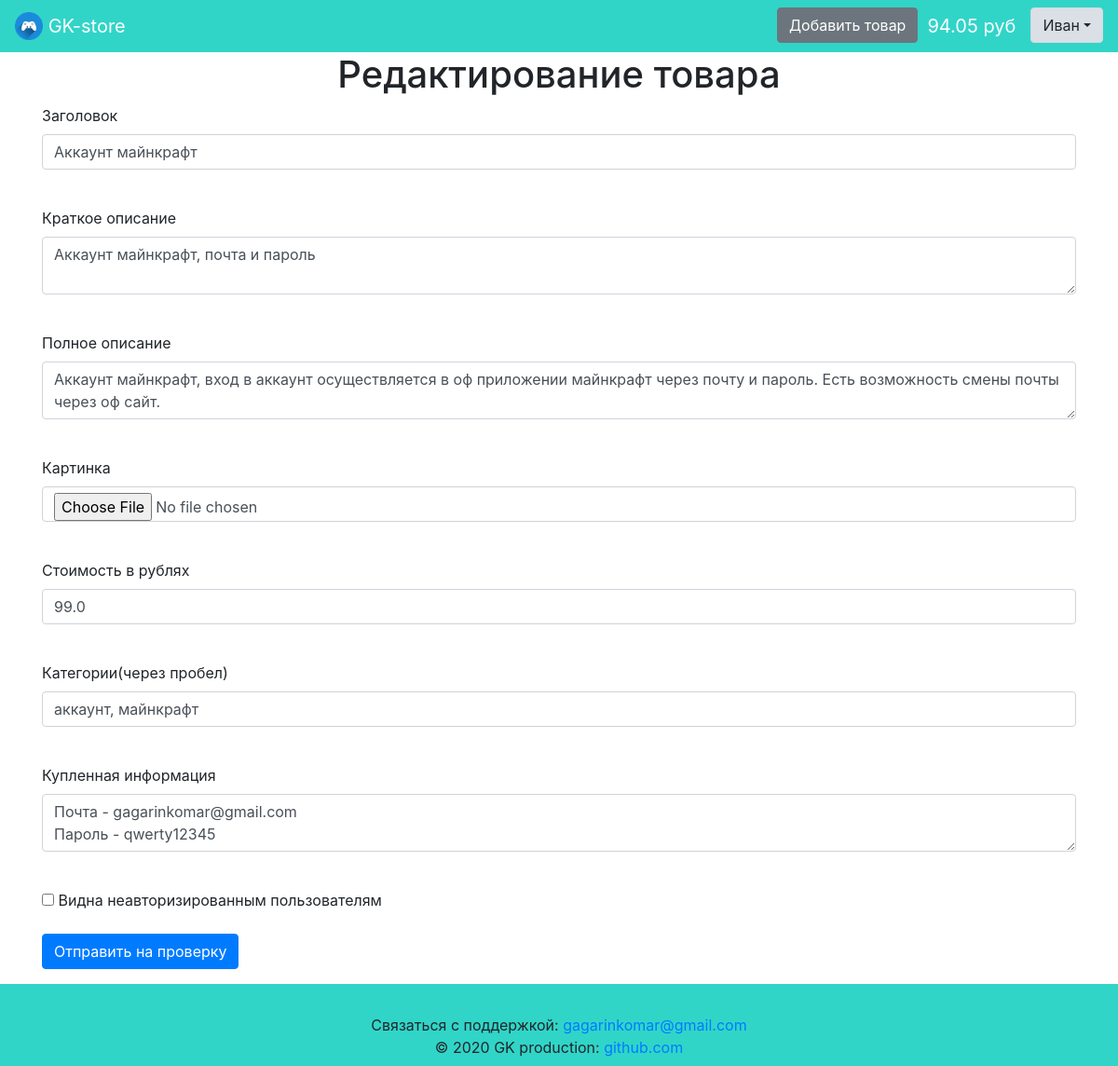
The page /product/1 (signed in) on the database as committed earlier.
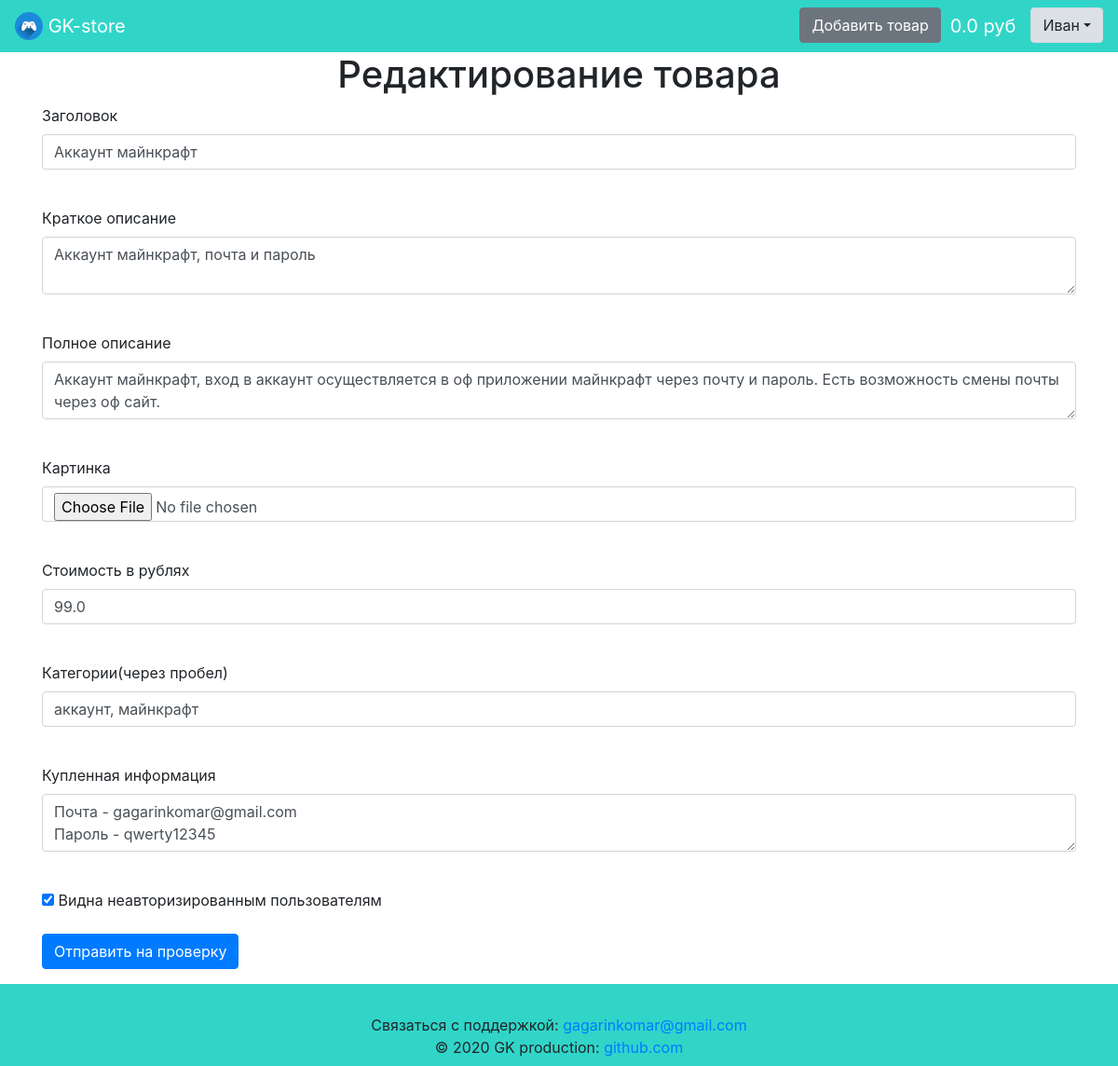
The same page on the database as committed later.
### data/users.py (models this page shows, shortened)
class User(SqlAlchemyBase, UserMixin, SerializerMixin):
    __tablename__ = 'users'
    id = sqlalchemy.Column(sqlalchemy.Integer,
                           primary_key=True, autoincrement=True)
    name = sqlalchemy.Column(sqlalchemy.String)
    surname = sqlalchemy.Column(sqlalchemy.String, default='')
    about = sqlalchemy.Column(sqlalchemy.String,
                              default='Информация отсутствует.')
    phone_number = sqlalchemy.Column(sqlalchemy.String, default='Не указан.')
    email = sqlalchemy.Column(sqlalchemy.String, index=True, unique=True)
    balance = sqlalchemy.Column(sqlalchemy.Float, default=0)
    permission = sqlalchemy.Column(sqlalchemy.String)
    sum_rating = sqlalchemy.Column(sqlalchemy.Integer, default=0)
    count_rating = sqlalchemy.Column(sqlalchemy.Integer, default=0)
    hashed_password = sqlalchemy.Column(sqlalchemy.String)
    created_date = sqlalchemy.Column(sqlalchemy.DateTime,
                                     default=datetime.datetime.now)
    last_changed_date = sqlalchemy.Column(sqlalchemy.DateTime,
                                     default=datetime.datetime.now)
    avatar_source = sqlalchemy.Column(sqlalchemy.String,
                                      default='default_avatar.png')
    products = orm.relation('Product', back_populates='user')
    if permission == 'seller':
        transactions = orm.relation('Transaction', back_populates='seller')
    elif permission == 'buyer':
        transactions = orm.relation('Transaction', back_populates='buyer')

### data/products.py (models this page shows)
class Product(SqlAlchemyBase, SerializerMixin):
    __tablename__ = 'products'
    id = sqlalchemy.Column(sqlalchemy.Integer,
                           primary_key=True, autoincrement=True)
    user_id = sqlalchemy.Column(sqlalchemy.Integer,
                                sqlalchemy.ForeignKey('users.id'))
    title = sqlalchemy.Column(sqlalchemy.String)
    short_about = sqlalchemy.Column(sqlalchemy.String)
    about = sqlalchemy.Column(sqlalchemy.String)
    price = sqlalchemy.Column(sqlalchemy.Float)
    purchased_content = sqlalchemy.Column(sqlalchemy.String)
    is_published = sqlalchemy.Column(sqlalchemy.Boolean, default=True)
    is_sold = sqlalchemy.Column(sqlalchemy.Boolean, default=False)
    is_checked = sqlalchemy.Column(sqlalchemy.Boolean, default=False)
    created_date = sqlalchemy.Column(sqlalchemy.DateTime,
                                     default=datetime.datetime.now)
    checked_date = sqlalchemy.Column(sqlalchemy.DateTime,
                                     nullable=True)
    image_source = sqlalchemy.Column(sqlalchemy.String,
                                     default='default_image.png')
    last_changed_date = sqlalchemy.Column(sqlalchemy.DateTime,
                                          default=datetime.datetime.now)
    user = orm.relation('User')
    categories = orm.relation('Category',
                              secondary='product_to_category',
                              backref='products')
    transactions = orm.relation('Transaction', back_populates='product')

### app.py (the view, shortened to what this page needs)
@app.route('/product/<int:id>', methods=['GET', 'POST'])
@login_required
def edit_product(id):
    if current_user.permission != 'seller':
        abort(403)
    form = ProductForm()
    if request.method == 'GET':
        session = db_session.create_session()
        product = session.query(Product).filter(
            Product.id == id, Product.user == current_user).first()
        if product:
            form.title.data = product.title
            form.short_about.data = product.short_about
            form.about.data = product.about
            form.price.data = product.price
            form.purchased_content.data = product.purchased_content
            form.is_published.data = product.is_published
            form.categories.data = ', '.join(map(lambda x: x.name,
                                                 product.categories))
        else:
            abort(404)
    return render_template('product.html', title='Редактирование товара',
                           form=form)

### data/forms.py
class ProductForm(FlaskForm):
    title = StringField('Заголовок', validators=[DataRequired(), Length(
        min=10, max=50)])
    short_about = TextAreaField('Краткое описание', validators=[
        DataRequired(), Length(min=15, max=75)])
    about = TextAreaField('Полное описание', validators=[
        DataRequired(), Length(min=25, max=200)])
    image_source = FileField('Картинка')
    price = FloatField('Стоимость в рублях', validators=[DataRequired()])
    categories = StringField('Категории(через пробел)')
    purchased_content = TextAreaField('Купленная информация',
                                      validators=[DataRequired(), Length(
                                          min=10, max=100)])
    is_published = BooleanField('Видна неавторизированным пользователям')
    submit = SubmitField('Отправить на проверку')

### app.py (called while the page is built)
@login_manager.user_loader
def load_user(user_id):
    session = db_session.create_session()
    return session.query(User).get(user_id)

### data/db_session.py (called while the page is built)
def create_session() -> Session:
    global __factory
    return __factory()

### templates/product.html (shortened to what this page needs)
{% extends "base.html" %}
{% block content %}
    <h1 align="center">{{ title }}</h1>
    <form action="" method="post" enctype="multipart/form-data">
        <p>
            {{ form.title.label }}<br>
            {{ form.title(class="form-control") }}<br>
        </p>
        <p>
            {{ form.short_about.label }}<br>
            {{ form.short_about(class="form-control") }}<br>
        </p>
        <p>
            {{ form.about.label }}<br>
            {{ form.about(class="form-control") }}<br>
        </p>
        <p>
            {{ form.image_source.label }}<br>
            {{ form.image_source(class="form-control") }}<br>
        </p>
        <p>
            {{ form.price.label }}<br>
            {{ form.price(class="form-control", type="number") }}<br>
        </p>
        <p>
            {{ form.categories.label }}<br>
            {{ form.categories(class="form-control") }}<br>
        </p>
        <p>
            {{ form.purchased_content.label }}<br>
            {{ form.purchased_content(class="form-control") }}<br>
        </p>
        <p>{{ form.is_published() }} {{ form.is_published.label }}</p>
        <p>{{ form.submit(type="submit", class="btn btn-primary") }}</p>
    </form>
{% endblock %}

### templates/base.html (shortened to what this page needs)
<!doctype html>
<html lang="ru">
<head>
    {% block head %}
    <link rel="stylesheet"
          href="https://stackpath.bootstrapcdn.com/bootstrap/4.4.1/css/bootstrap.min.css"
>
    <link rel="stylesheet" type="text/css" href="{{ url_for('static', filename='css/style.css') }}" />
    {% endblock %}
</head>
<body>
<div class="wrapper">
    <div class="content">
        <header>
            <nav class="navbar navbar-dark navbar-expand" style="background-color: #30D5C8;">
                <a class="navbar-brand" href="/">
                    <img src="/static/img/logo.png" width="30" height="30" class="d-inline-block align-top" alt="">
                    GK-store
                </a>
                {% if current_user.is_authenticated %}
                    <p>
                        <ul class="navbar-nav ml-auto">
                        {% if current_user.permission == 'seller' %}
                            <li class="nav-item"><a href="/product" class="btn btn-secondary">Добавить товар</a></li>
                        {% endif %}
                        <li class="nav-item"><a class="navbar-brand padding-left" href="/balance">{{ current_user.balance|round(2) }} руб</a></li>
                        <li class="nav-item">
                            <div class="dropdown show">
                                <a class="btn btn-light dropdown-toggle"  data-toggle="dropdown">{{ current_user.name }}</a>
                            </div>
                        </li>
                        </ul>
                    </p>
                {% endif %}
            </nav>
        </header>
        <main role="main" class="container wrapper">
            {% block content %}{% endblock %}
        </main>
    </div>
    <div class="footer">
        <footer class="page-footer font-small pt-4" style="background-color: #30D5C8;">
            <div class="footer-copyright text-center py-2">
                Связаться с поддержкой:
                <a href="mailto:gagarinkomar@gmail.com?subject=Нужна помощь по GK-store">gagarinkomar@gmail.com</a><br>
                © 2020 GK production:
                <a href="https://github.com/gagarinkomar/">github.com</a>
            </div>
        </footer>
    </div>
</div>
</body>
</html>

Rows that differ between the two databases and show on the page:
changed User "Иван": balance "94.05" → "0.0"
changed Product "Аккаунт майнкрафт": is_published "☐" → "☑"
